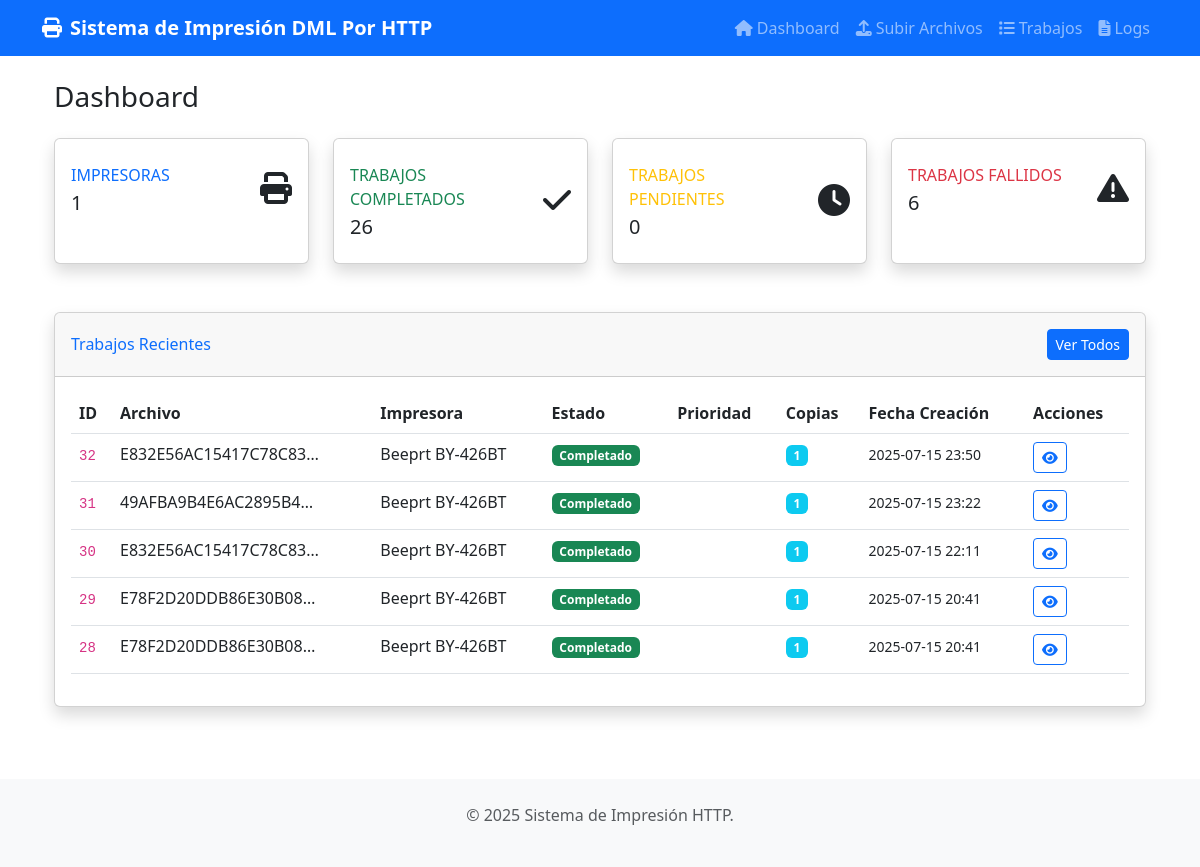
The page / on the database its author committed.
### app.py (models this page shows)
class PrintJob(db.Model):
    id = db.Column(db.Integer, primary_key=True)
    filename = db.Column(db.String(256), nullable=False)
    file_path = db.Column(db.String(512), nullable=False)
    printer_name = db.Column(db.String(128), nullable=False)
    copies = db.Column(db.Integer, default=1)
    status = db.Column(db.String(32), default='pending')  # pending, processing, completed, failed
    error_message = db.Column(db.String(512))
    created_at = db.Column(db.DateTime, default=datetime.utcnow)
    completed_at = db.Column(db.DateTime)

### app.py (the view)
@app.route('/')
def index():
    total_jobs = PrintJob.query.count()
    pending_jobs = PrintJob.query.filter_by(status='pending').count()
    completed_jobs = PrintJob.query.filter_by(status='completed').count()
    failed_jobs = PrintJob.query.filter_by(status='failed').count()
    recent_jobs = PrintJob.query.order_by(PrintJob.created_at.desc()).limit(5).all()
    return render_template('dashboard.html',
        total_printers=1,  # Solo una impresora local
        total_jobs=total_jobs,
        pending_jobs=pending_jobs,
        completed_jobs=completed_jobs,
        failed_jobs=failed_jobs,
        recent_jobs=recent_jobs,
        printers=[{'name': 'Impresora Local', 'is_default': True, 'description': 'Impresora configurada en Windows'}]
    )

### templates/dashboard.html (shortened to what this page needs)
{% extends "base.html" %}
{% block content %}
<div class="container-fluid">
    <div class="row">
        <div class="col-12">
            <h1 class="h3 mb-4">Dashboard</h1>
        </div>
    </div>
    <div class="row mb-4">
        <div class="col-xl-3 col-md-6 mb-4">
            <div class="card border-left-primary shadow h-100 py-2">
                <div class="card-body">
                    <div class="row no-gutters align-items-center">
                        <div class="col mr-2">
                            <div class="text-xs font-weight-bold text-primary text-uppercase mb-1">
                                Impresoras</div>
                            <div class="h5 mb-0 font-weight-bold text-gray-800">{{ total_printers }}</div>
                        </div>
                        <div class="col-auto">
                            <i class="fas fa-print fa-2x text-gray-300"></i>
                        </div>
                    </div>
                </div>
            </div>
        </div>
        <div class="col-xl-3 col-md-6 mb-4">
            <div class="card border-left-success shadow h-100 py-2">
                <div class="card-body">
                    <div class="row no-gutters align-items-center">
                        <div class="col mr-2">
                            <div class="text-xs font-weight-bold text-success text-uppercase mb-1">
                                Trabajos Completados</div>
                            <div class="h5 mb-0 font-weight-bold text-gray-800">{{ completed_jobs }}</div>
                        </div>
                        <div class="col-auto">
                            <i class="fas fa-check fa-2x text-gray-300"></i>
                        </div>
                    </div>
                </div>
            </div>
        </div>
        <div class="col-xl-3 col-md-6 mb-4">
            <div class="card border-left-warning shadow h-100 py-2">
                <div class="card-body">
                    <div class="row no-gutters align-items-center">
                        <div class="col mr-2">
                            <div class="text-xs font-weight-bold text-warning text-uppercase mb-1">
                                Trabajos Pendientes</div>
                            <div class="h5 mb-0 font-weight-bold text-gray-800">{{ pending_jobs }}</div>
                        </div>
                        <div class="col-auto">
                            <i class="fas fa-clock fa-2x text-gray-300"></i>
                        </div>
                    </div>
                </div>
            </div>
        </div>
        <div class="col-xl-3 col-md-6 mb-4">
            <div class="card border-left-danger shadow h-100 py-2">
                <div class="card-body">
                    <div class="row no-gutters align-items-center">
                        <div class="col mr-2">
                            <div class="text-xs font-weight-bold text-danger text-uppercase mb-1">
                                Trabajos Fallidos</div>
                            <div class="h5 mb-0 font-weight-bold text-gray-800">{{ failed_jobs }}</div>
                        </div>
                        <div class="col-auto">
                            <i class="fas fa-exclamation-triangle fa-2x text-gray-300"></i>
                        </div>
                    </div>
                </div>
            </div>
        </div>
    </div>
    <div class="row">
        <div class="col-12">
            <div class="card shadow mb-4">
                <div class="card-header py-3 d-flex flex-row align-items-center justify-content-between">
                    <h6 class="m-0 font-weight-bold text-primary">Trabajos Recientes</h6>
                    <a href="{{ url_for('jobs') }}" class="btn btn-sm btn-primary">Ver Todos</a>
                </div>
                <div class="card-body">
                    {% if recent_jobs %}
                    <div class="table-responsive">
                        <table class="table table-hover">
                            <thead>
                                <tr>
                                    <th>ID</th>
                                    <th>Archivo</th>
                                    <th>Impresora</th>
                                    <th>Estado</th>
                                    <th>Prioridad</th>
                                    <th>Copias</th>
                                    <th>Fecha Creación</th>
                                    <th>Acciones</th>
                                </tr>
                            </thead>
                            <tbody>
                                {% for job in recent_jobs %}
                                <tr>
                                    <td><code class="small">{{ job.id }}</code></td>
                                    <td>
                                        <span class="text-truncate d-inline-block" style="max-width: 200px;" title="{{ job.filename }}">
                                            {{ job.filename[:50] }}{% if job.filename|length > 50 %}...{% endif %}
                                        </span>
                                    </td>
                                    <td>{{ job.printer_name }}</td>
                                    <td>
                                        {% if job.status == 'pending' %}
                                            <span class="badge bg-warning">Pendiente</span>
                                        {% elif job.status == 'printing' %}
                                            <span class="badge bg-info">Imprimiendo</span>
                                        {% elif job.status == 'completed' %}
                                            <span class="badge bg-success">Completado</span>
                                        {% elif job.status == 'failed' %}
                                            <span class="badge bg-danger">Fallido</span>
                                        {% elif job.status == 'cancelled' %}
                                            <span class="badge bg-secondary">Cancelado</span>
                                        {% endif %}
                                    </td>
                                    <td>
                                    </td>
                                    <td><span class="badge bg-info">{{ job.copies }}</span></td>
                                    <td><small>{{ job.created_at.strftime('%Y-%m-%d %H:%M') }}</small></td>
                                    <td>
                                        <div class="btn-group" role="group">
                                            <a href="{{ url_for('api_job_status', job_id=job.id) }}" class="btn btn-sm btn-outline-primary" title="Ver detalles">
                                                <i class="fas fa-eye"></i>
                                            </a>
                                        </div>
                                    </td>
                                </tr>
                                {% endfor %}
                            </tbody>
                        </table>
                    </div>
                    {% else %}
                    <p class="text-muted">No hay trabajos recientes.</p>
                    {% endif %}
                </div>
            </div>
        </div>
    </div>
</div>
{% endblock %}

### rows shown on the page
PrintJob: id "32", filename "E832E56AC15417C78C83…", printer_name "Beeprt BY-426BT", status "Completado", copies "1", created_at "2025-07-15 23:50"
PrintJob: id "31", filename "49AFBA9B4E6AC2895B4…", printer_name "Beeprt BY-426BT", status "Completado", copies "1", created_at "2025-07-15 23:22"
PrintJob: id "30", filename "E832E56AC15417C78C83…", printer_name "Beeprt BY-426BT", status "Completado", copies "1", created_at "2025-07-15 22:11"
PrintJob: id "29", filename "E78F2D20DDB86E30B08…", printer_name "Beeprt BY-426BT", status "Completado", copies "1", created_at "2025-07-15 20:41"
PrintJob: id "28", filename "E78F2D20DDB86E30B08…", printer_name "Beeprt BY-426BT", status "Completado", copies "1", created_at "2025-07-15 20:41"

### other values the page prints
{{ total_printers }} "1"
{{ completed_jobs }} "26"
{{ pending_jobs }} "0"
{{ failed_jobs }} "6"
